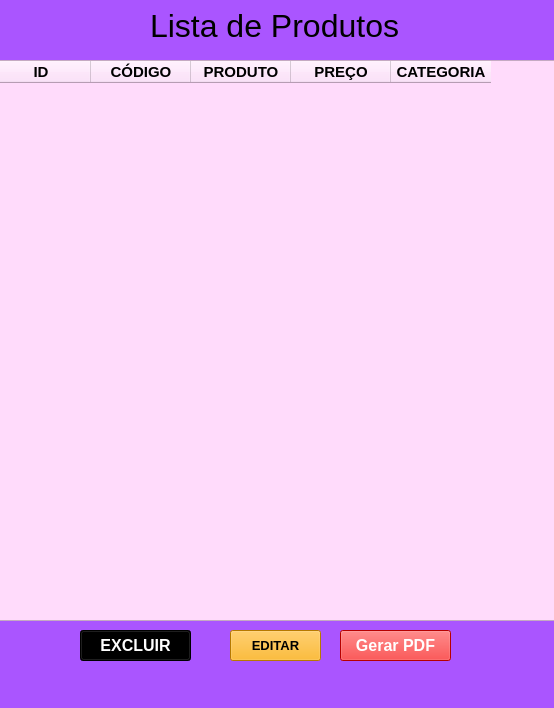
<?xml version="1.0" encoding="UTF-8"?>
<ui version="4.0">
 <class>MainWindow</class>
 <widget class="QMainWindow" name="MainWindow">
  <property name="geometry">
   <rect>
    <x>0</x>
    <y>0</y>
    <width>554</width>
    <height>708</height>
   </rect>
  </property>
  <property name="windowTitle">
   <string>MainWindow</string>
  </property>
  <property name="styleSheet">
   <string notr="true">background-color: rgb(170, 85, 255);</string>
  </property>
  <widget class="QWidget" name="centralwidget">
   <widget class="QLabel" name="label">
    <property name="geometry">
     <rect>
      <x>150</x>
      <y>-10</y>
      <width>251</width>
      <height>71</height>
     </rect>
    </property>
    <property name="font">
     <font>
      <pointsize>24</pointsize>
     </font>
    </property>
    <property name="text">
     <string>Lista de Produtos</string>
    </property>
   </widget>
   <widget class="QTableWidget" name="tableWidget">
    <property name="geometry">
     <rect>
      <x>-10</x>
      <y>60</y>
      <width>571</width>
      <height>561</height>
     </rect>
    </property>
    <property name="font">
     <font>
      <pointsize>13</pointsize>
     </font>
    </property>
    <property name="styleSheet">
     <string notr="true">background-color: rgb(255, 219, 251)</string>
    </property>
    <property name="gridStyle">
     <enum>Qt::NoPen</enum>
    </property>
    <column>
     <property name="text">
      <string>ID</string>
     </property>
     <property name="font">
      <font>
       <pointsize>11</pointsize>
       <weight>75</weight>
       <bold>true</bold>
      </font>
     </property>
    </column>
    <column>
     <property name="text">
      <string>CÓDIGO</string>
     </property>
     <property name="font">
      <font>
       <pointsize>11</pointsize>
       <weight>75</weight>
       <bold>true</bold>
      </font>
     </property>
    </column>
    <column>
     <property name="text">
      <string>PRODUTO</string>
     </property>
     <property name="font">
      <font>
       <pointsize>11</pointsize>
       <weight>75</weight>
       <bold>true</bold>
      </font>
     </property>
    </column>
    <column>
     <property name="text">
      <string>PREÇO</string>
     </property>
     <property name="font">
      <font>
       <pointsize>11</pointsize>
       <weight>75</weight>
       <bold>true</bold>
      </font>
     </property>
    </column>
    <column>
     <property name="text">
      <string>CATEGORIA</string>
     </property>
     <property name="font">
      <font>
       <pointsize>11</pointsize>
       <weight>75</weight>
       <bold>true</bold>
      </font>
     </property>
    </column>
   </widget>
   <widget class="QPushButton" name="pushButton">
    <property name="geometry">
     <rect>
      <x>340</x>
      <y>630</y>
      <width>111</width>
      <height>31</height>
     </rect>
    </property>
    <property name="font">
     <font>
      <pointsize>12</pointsize>
      <weight>75</weight>
      <bold>true</bold>
     </font>
    </property>
    <property name="styleSheet">
     <string notr="true">color: rgb(255, 255, 255);
background-color: rgb(255, 0, 0);</string>
    </property>
    <property name="text">
     <string>Gerar PDF</string>
    </property>
   </widget>
   <widget class="QPushButton" name="pushButton_2">
    <property name="geometry">
     <rect>
      <x>80</x>
      <y>630</y>
      <width>111</width>
      <height>31</height>
     </rect>
    </property>
    <property name="font">
     <font>
      <pointsize>12</pointsize>
      <weight>75</weight>
      <bold>true</bold>
     </font>
    </property>
    <property name="styleSheet">
     <string notr="true">
color: rgb(255, 255, 255);
background-color: rgb(0, 0, 0);
</string>
    </property>
    <property name="text">
     <string>EXCLUIR</string>
    </property>
   </widget>
   <widget class="QPushButton" name="pushButton_3">
    <property name="geometry">
     <rect>
      <x>230</x>
      <y>630</y>
      <width>91</width>
      <height>31</height>
     </rect>
    </property>
    <property name="font">
     <font>
      <pointsize>10</pointsize>
      <weight>75</weight>
      <bold>true</bold>
     </font>
    </property>
    <property name="styleSheet">
     <string notr="true">background-color: rgb(255, 170, 0);</string>
    </property>
    <property name="text">
     <string>EDITAR</string>
    </property>
   </widget>
  </widget>
  <widget class="QMenuBar" name="menubar">
   <property name="geometry">
    <rect>
     <x>0</x>
     <y>0</y>
     <width>554</width>
     <height>21</height>
    </rect>
   </property>
  </widget>
  <widget class="QStatusBar" name="statusbar"/>
 </widget>
 <resources/>
 <connections/>
</ui>
